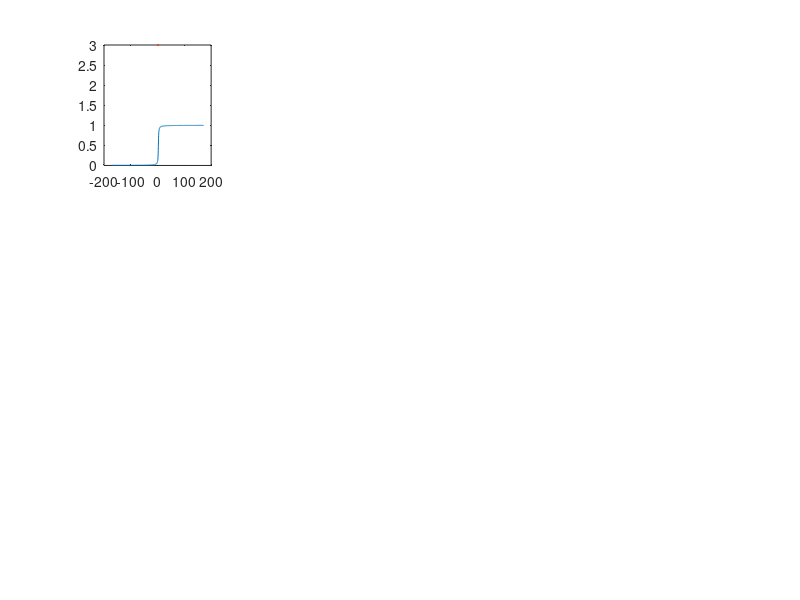

Recreate this plot in MATLAB. (Note: this script raises an error after producing the figure.)
clear all
clf

%motor position/ imu angle
x = linspace(-pi,1.1*pi,1000);
imu = linspace(-3,3,1000);

%torque amplitude
As = 2;
Al = 2;
Ss = 1;

%reduction ratio
Rpulley = 57; %mm
l = 20;
delatCable = l*(1+cos(pi/4));
delatThetaMot = delatCable/Rpulley;
delatArm = deg2rad(150);
R = deg2rad(90)/0.2%delatArm/delatThetaMot


rangeshoulder = linspace(-pi,pi/6.6,1000);



%orgine leg and shoulder
zero_leg = -4.0;
zero_shoulder = 0.07;
midpoint = abs(zero_leg-zero_shoulder)/2;

%torque
Ts = As*sin((rangeshoulder-zero_shoulder)*R);
Tleg = -As*sin(imu);

Switch_leg = (1/pi)*atan(rad2deg(imu) -3)+0.5; 
Switch_shoulder = ((1/pi)*atan(rad2deg((rangeshoulder-zero_shoulder)*R) -3)+0.5);
Ts_switch = Ts.*((1/pi)*atan(rad2deg((rangeshoulder-zero_shoulder)*R) -3)+0.5) +0.5;
Tleg_switch = Tleg.*Switch_leg;



subplot(3,4,1)
plot(rad2deg(imu),Switch_leg,LineWidth=3)
title("$\Gamma_{Leg}= \frac{1}{\pi}*atan(\theta_{imu}) +0.5$",Interpreter="latex",FontSize=20)
xlabel("$\theta_{imu} (degrees)$",Interpreter="latex",FontSize=15)
ylabel("ON/OFF",Interpreter="latex",FontSize=15)
xregion(0,200,"FaceColor", 'r');
xregion(-200,0,"FaceColor", [0.2 0.2 0.2]);
txt1 = {'Leg OFF'};
text(-180,0.5,txt1, fontsize=15)
txt2 = {'Leg ON'};
text(50,0.5,5,txt2,fontsize=15)


subplot(3,4,2)
plot(rad2deg(rangeshoulder),Switch_shoulder,LineWidth=3)
title("$\Gamma_{shoulder}= \frac{1}{\pi}*atan(\theta_{mot}-\theta_{shoudler}^{origine})*R +0.5$",Interpreter="latex",FontSize=20)
xlabel("$\theta_{mot}-\theta_{shoudler}^{origine}$ (degrees)",Interpreter="latex",FontSize=15)
ylabel("ON/OFF",Interpreter="latex",FontSize=15)
xregion(0,200,"FaceColor", 'b');
xregion(-200,0,"FaceColor",[0.2 0.2 0.2] );
txt1 = {'Shoulder OFF'};
text(-180,0.5,txt1, fontsize=15)
txt2 = {'Shoulder ON'};
text(50,0.5,5,txt2,fontsize=15)



subplot(3,4,5)
plot(rad2deg(imu),Tleg,LineWidth=3)
title("$\tau_{leg}= -As*sin(\theta_{imu}) $",Interpreter="latex",FontSize=20)
xlabel("$\theta_{imu} (degrees)$",Interpreter="latex",FontSize=15)
ylabel("$\tau_{mot} (N.m)$",Interpreter="latex",FontSize=15)
xregion(0,200,"FaceColor", 'r');
xregion(-200,0,"FaceColor", [0.2 0.2 0.2]);
txt1 = {'Leg OFF'};
text(-180,0,txt1, fontsize=15)
txt2 = {'Leg ON'};
text(50,0,txt2,fontsize=15)




subplot(3,4,6)
plot(rad2deg(rangeshoulder),Ts,LineWidth=3)
title("$ \tau_{shoulder} = A_{arm}.sin((\theta_{mot} -\theta_{origine}^{arm})R) $",Interpreter="latex",FontSize=20)
xlabel("$\theta_{mot} -\theta_{shoudler}^{origine}$ (degrees)",Interpreter="latex",FontSize=15)
ylabel("$\tau_{mot} (N.m)$",Interpreter="latex",FontSize=15)
xregion(-200,0,"FaceColor", [0.2 0.2 0.2]);
xregion(0,200,"FaceColor",'b' );
txt1 = {'Shoulder OFF'};
text(-150,0,txt1, fontsize=15)
txt2 = {'Shoulder ON'};
text(50,0,5,txt2,fontsize=15)


subplot(3,4,9)
plot(rad2deg(imu),Tleg_switch,LineWidth=3)
title("$\tau_{leg}.\Gamma_{Leg}$",Interpreter="latex",FontSize=20)
xlabel("$\theta_{imu} (degrees)$",Interpreter="latex",FontSize=15)
ylabel("$\tau_{mot} (N.m)$",Interpreter="latex",FontSize=15)
xregion(0,200,"FaceColor", 'r');
xregion(-200,0,"FaceColor", [0.2 0.2 0.2]);
txt1 = {'Leg OFF'};
text(-180,-1,txt1, fontsize=15)
txt2 = {'Leg ON'};
text(50,-1,txt2,fontsize=15)


subplot(3,4,10)
plot(rad2deg(rangeshoulder),Ts_switch,LineWidth=3)
title("$\tau_{shoulder}.\Gamma_{Shoulder}$",Interpreter="latex",FontSize=20)
xlabel("$\theta_{mot} -\theta_{shoudler}^{origine}$ (degrees)",Interpreter="latex",FontSize=15)
ylabel("$\tau_{mot} (N.m)$",Interpreter="latex",FontSize=15)
xregion(-200,0,"FaceColor", [0.2 0.2 0.2]);
xregion(0,100,"FaceColor",'b' );
txt1 = {'Shoulder OFF'};
text(-150,1,txt1, fontsize=15)
txt2 = {'Shoulder','ON'};
text(30,1,5,txt2,fontsize=15)




%%%%%%%%%%%%%%%%%%%%% 3d graph %%%%%%%%%%%%%%%

%colormaps
mymap1 = [0 0 0.7
    0 0 0.7
    0 0 0.7
    0 0 0.7
    0 0 0.7
    0.7 0 0
    0.7 0 0
    0.7 0 0
    0.7 0 0
    0.7 0 0
    0.7 0 0
    0.7 0 0
    0.7 0 0
    0.7 0 0
    0.7 0 0
    0.7 0 0
    0.7 0 0
    0.7 0 0
    0.7 0 0];

mymap2 = [0 1 0
    0 0.5 0
    0 0.5 0];


%% plot surfaces



%create surface
[X,Y] = meshgrid(zero_leg-0.4:0.08:(zero_shoulder+pi)/R+0.1,-0.5:0.06:2.2); %some x and y data
%torque
Ts = As*sin((X-zero_shoulder)*R);
Tleg = -As*sin(Y);

Switch_leg = (1/pi)*atan(rad2deg(Y) -3)+0.5; 
Switch_shoulder = 1-((1/pi)*atan(rad2deg(Y)-10)+0.5);

Ts_switch = Ts.*Switch_shoulder.*((1/pi)*atan(rad2deg((X-zero_shoulder)*R) -3)+0.5) +0.5;
Tleg_switch = Tleg.*Switch_leg;

switching = -0.5*(1/pi)*atan(rad2deg(Y)-20)-0.1;

Z = Ts_switch+Tleg_switch;



subplot(3,4,[3 4 7 8 11 12])
surf(rad2deg(X),rad2deg(Y),Z,Y,'FaceAlpha',0.4,'EdgeAlpha',0.6,'DisplayName', 'torque'); %surface plot
ax1.Visible = 'on'
xlabel("\textbf{$\theta_{m} (degrees)$}", Interpreter="latex",fontsize=25)
ylabel("$\theta_{imu} (degrees)$", Interpreter="latex",fontsize=25)
zlabel("$\tau_{m} (N.m)$", Interpreter="latex",fontsize=25)

title("$\tau_{motor} = \tau_{shoulder}.\Gamma_{Shoulder}+ \tau_{Leg}.\Gamma_{Leg}$",Interpreter="latex",FontSize=30)
colormap(mymap1)

%% plot orgine of the leg and shoulder

%origine shoulder:
y1 = -0.5:0.01:deg2rad(12); %some x path
x1 = linspace(zero_shoulder,zero_shoulder,length(y1));
InterpStyle = 'spline'; %you can choose cubic, nearest, makima, linear, or spline
z1 = interp2(rad2deg(X),rad2deg(Y),Z,rad2deg(x1),rad2deg(y1),'cubic',0); %Cast points(X,Y) on the surface by interpolating Z
hold on
plot3(rad2deg(x1),rad2deg(y1),z1,'-.','LineWidth',4,'Color',[0 0 0], 'DisplayName', 'Origine shoulder') %show the new data

%imu threshold
x1 = zero_leg-0.4:0.01:(zero_shoulder+pi)/R+0.1; %some y path
y1 = linspace(12,12,length(x1)); %some x path
InterpStyle = 'spline'; %you can choose cubic, nearest, makima, linear, or spline
z1 = interp2(rad2deg(X),rad2deg(Y),Z,rad2deg(x1),y1,'cubic',0); %Cast points(X,Y) on the surface by interpolating Z
hold on
plot3(rad2deg(x1),y1,z1,'-k','LineWidth',4,'Color',[0 0 0], 'DisplayName', 'Origine leg') %show the new data

%% create the path of a scenario (lowering arm, then bending)

%path 1
x1 = zero_shoulder:0.01:0.3; %some x path
y1 = linspace(0,0,length(x1)); %some y path
InterpStyle = 'spline'; %you can choose cubic, nearest, makima, linear, or spline
z1 = interp2(rad2deg(X),rad2deg(Y),Z,rad2deg(x1),rad2deg(y1),'cubic',0); %Cast points(X,Y) on the surface by interpolating Z
hold on
plot3(rad2deg(x1),rad2deg(y1),z1,'-k','LineWidth',4,'Color',[1 1 0]) %show the new data

%path 2
y1 = 0:0.01:deg2rad(12); %some x path
x1 = linspace(zero_shoulder,zero_shoulder,length(y1)); %some y path
InterpStyle = 'spline'; %you can choose cubic, nearest, makima, linear, or spline
z1 = interp2(rad2deg(X),rad2deg(Y),Z,rad2deg(x1),rad2deg(y1),'cubic',0); %your interpolated z values
hold on
plot3(rad2deg(x1),rad2deg(y1),z1+0.04,'-k','LineWidth',4,'Color',[1 1 0]) %show the new data

%path 3
x1 = zero_leg+0.1:0.01:zero_shoulder; %some x path
y1 = linspace(deg2rad(20),deg2rad(12),length(x1)); %some y path
InterpStyle = 'spline'; %you can choose cubic, nearest, makima, linear, or spline
z1 = interp2(rad2deg(X),rad2deg(Y),Z,rad2deg(x1),rad2deg(y1),'makima',0); %your interpolated z values
hold on
plot3(rad2deg(x1),rad2deg(y1),z1,'--','LineWidth',4,'Color',[1 1 0]) %show the new data

%path 4
x1 = linspace(zero_leg+0.1,zero_leg+0.1+deg2rad(87),1000); %some x path
y1 = linspace(deg2rad(20),deg2rad(100),length(x1)); %some y path
InterpStyle = 'spline'; %you can choose cubic, nearest, makima, linear, or spline
z1 = interp2(rad2deg(X),rad2deg(Y),Z,rad2deg(x1),rad2deg(y1),'makima',0); %your interpolated z values
hold on
plot3(rad2deg(x1),rad2deg(y1),z1,'-k','LineWidth',4,'Color',[1 1 0]) %show the new data
%path 5
x1 = linspace(zero_leg-0.2,zero_leg+0.1+deg2rad(87),1000); %some x path
y1 = linspace(deg2rad(12),deg2rad(100),length(x1)); %some y path
InterpStyle = 'spline'; %you can choose cubic, nearest, makima, linear, or spline
z1 = interp2(rad2deg(X),rad2deg(Y),Z,rad2deg(x1),rad2deg(y1),'makima',0); %your interpolated z values
hold on
plot3(rad2deg(x1),rad2deg(y1),z1,'-k','LineWidth',5,'Color',[0 1 0]) %show the new data

%path 6
x1 = linspace(zero_leg-0.2,zero_shoulder,1000); %some x path
y1 = linspace(deg2rad(12),deg2rad(0),length(x1)); %some y path
InterpStyle = 'spline'; %you can choose cubic, nearest, makima, linear, or spline
z1 = interp2(rad2deg(X),rad2deg(Y),Z,rad2deg(x1),rad2deg(y1),'makima',0); %your interpolated z values
hold on
plot3(rad2deg(x1),rad2deg(y1),z1,'--','LineWidth',5,'Color',[0 1 0]) %show the new data




%% create 3D labels
ArmDown = text(-120,-18,0.7,'Arm down');
set(ArmDown,'BackgroundColor','white','EdgeColor','black',fontsize=15)

ArmUp = text(14,-18,2.5,'Arm up');
set(ArmUp,'BackgroundColor','white','EdgeColor','black',fontsize=15)

fullyBentdown = text(13,100,-1,'Fully bent down');
set(fullyBentdown,'BackgroundColor','white','EdgeColor','black',fontsize=15)

slighltyBentDown = text(22,60,-0.3,'Slighlty bent down');
set(slighltyBentDown,'BackgroundColor','white','EdgeColor','black',fontsize=15)

legend({'','$\theta_{Shoulder}=0^{\circ}$','$\theta_{imu}=12^{\circ}$','going down','','','','going up'},Interpreter='Latex',FontSize=20, Location='northwest')
hold off

cc = colorbar('Location','manual',FontSize=20);
cc.Position = [0.92 0.35 .03 .5]
cc.YTick = [-0.2 1.2];
cc.YTickLabel = {'Shoulder', 'Leg'};

view(-120,30)
